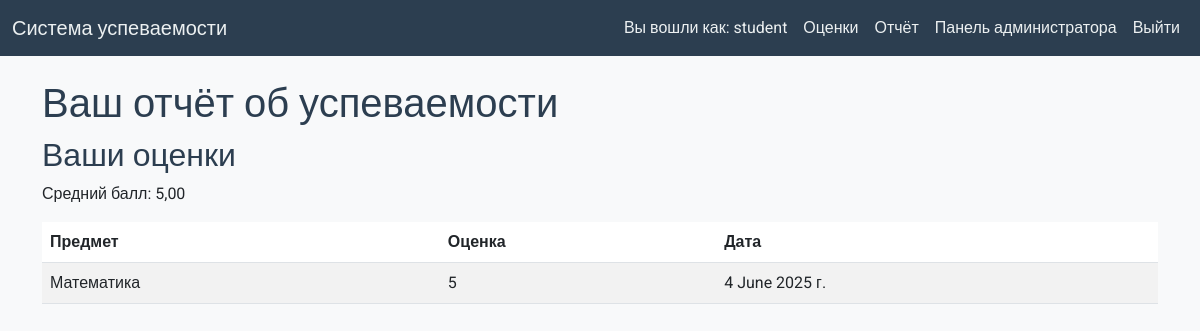
Before: /report/ (signed in) with the older database file.
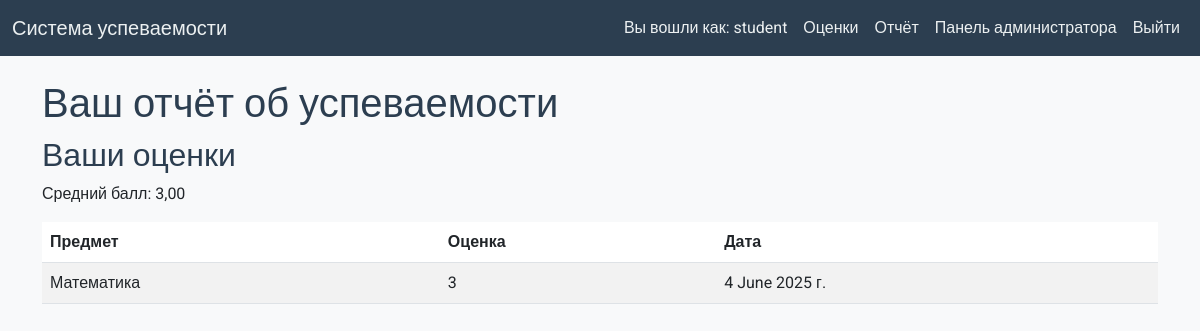
After: the same page with the newer database file.
### performance/models.py (models this page shows, shortened)
class Grade(models.Model):
    student = models.ForeignKey(Student, on_delete=models.CASCADE)
    subject = models.ForeignKey(Subject, on_delete=models.CASCADE)
    score = models.IntegerField()
    date = models.DateField()

class Subject(models.Model):
    name = models.CharField(max_length=100)
    description = models.TextField(blank=True)
    def __str__(self):
        return self.name

### performance/views.py (the view, shortened to what this page needs)
# urls.py: path('report/', views.report, name='report'),
@login_required
def report(request):
    try:
        student = Student.objects.get(email=request.user.email)
        grades = Grade.objects.filter(student=student)
        avg_score = grades.aggregate(Avg('score'))['score__avg'] or 0
        return render(request, 'performance/student_report.html', {'grades': grades, 'avg_score': avg_score})
    except Student.DoesNotExist:
        grades = Grade.objects.none()
        return render(request, 'performance/student_report.html', {'grades': grades, 'avg_score': 0, 'error': True})

### performance/templates/performance/student_report.html
{% extends 'base.html' %}
{% block content %}
    <h1>Ваш отчёт об успеваемости</h1>
    {% if error %}
        <p class="text-danger">Ошибка: Нет связанного объекта Student. Обратитесь к администратору.</p>
    {% else %}
        <h2>Ваши оценки</h2>
        <p>Средний балл: {{ avg_score|floatformat:2 }}</p>
        <table class="table table-striped">
            <thead>
                <tr>
                    <th>Предмет</th>
                    <th>Оценка</th>
                    <th>Дата</th>
                </tr>
            </thead>
            <tbody>
                {% for grade in grades %}
                    <tr>
                        <td>{{ grade.subject }}</td>
                        <td>{{ grade.score }}</td>
                        <td>{{ grade.date }}</td>
                    </tr>
                {% empty %}
                    <tr><td colspan="3">Оценки не найдены.</td></tr>
                {% endfor %}
            </tbody>
        </table>
    {% endif %}
{% endblock %}

Changed rows visible on the page:
changed Grade "Математика": score "5" → "3"
Other visible differences:
{{ avg_score|floatformat:2 }}: "5,00" → "3,00"
